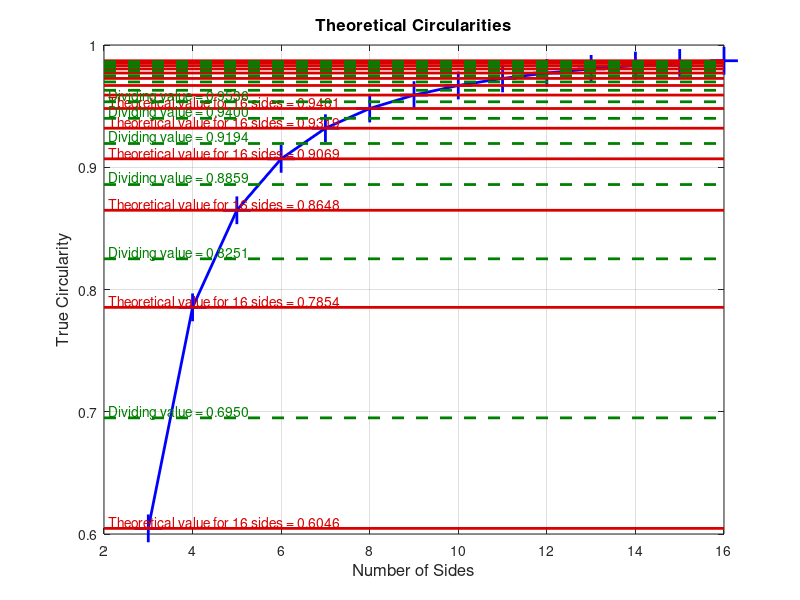

Reproduce this figure in MATLAB.
function Traffic_sign_detection_and_recognition
	clc; % Clear the command window.
	close all; % Close all figures (except those of imtool.)
    clear all;
    shape_recognition();

    
function shape_recognition
try
	workspace; % Make sure the workspace panel is showing.
	fontSize = 12;

	% For reference, compute the theoretical circularity of a bunch of regular polygons
	% with different number of sides starting with 3 (triangle).
	dividingValues = PlotTheoreticalCircularity;
	
	% Make the last dividing value infinity because any circularity from .99999 up to inifinity should be a circle.
	% and sometimes you have a circularity more than 1 due to quantization errors.
	dividingValues(end) = inf;
	
	% Now create a demo image.
	[originalImage, binaryImage] = ImportImage;

	% Count the number of shapes
	[~, numShapes] = bwlabel(binaryImage);
	
	% Display the image.
    figure;
	subplot(1, 2, 1);
	imshow(binaryImage);
	caption = sprintf('Image with %d Shapes', numShapes);
	title(caption, 'FontSize', fontSize);
	hold on; % So that text labels won't blow away the image.
	
	% Set up figure properties:
	% Enlarge figure to full screen.
	%set(gcf, 'Units', 'Normalized', 'OuterPosition', [0 0 0.5 1]);
	% Get rid of tool bar and pulldown menus that are along top of figure.
	%set(gcf, 'Toolbar', 'none', 'Menu', 'none');
	% Give a name to the title bar.
	set(gcf, 'Name', 'Shapes', 'NumberTitle', 'Off')
	drawnow; % Make it display immediately.
	
	[labeledImage, numberOfObjects] = bwlabel(binaryImage);

    % labeledImage is an integer-valued image where all pixels in the blobs have values of 1, or 2, or 3, or ... etc.
    subplot(1, 2, 1);
    imshow(labeledImage, []);  % Show the labeled binary image.
    title('Labeled Image, from bwlabel()', 'FontSize', fontSize);
    drawnow;
    % Assign each blob a different color to visually show the user the distinct blobs.
    coloredLabels = label2rgb (labeledImage, 'hsv', 'k', 'shuffle'); % pseudo random color labels
    % coloredLabels is an RGB image.  We could have applied a colormap instead (but only with R2014b and later)
    subplot(1, 2, 1);
    imshow(coloredLabels);
    axis image; % Make sure image is not artificially stretched because of screen's aspect ratio.
    caption = sprintf('Pseudo colored labels, from label2rgb().');
    title(caption, 'FontSize', fontSize);

	blobMeasurements = regionprops(labeledImage, 'Perimeter', 'Area', 'Centroid', 'Image', 'BoundingBox');

	
	% Compute the number of vertices by looking at the number of peaks in a plot of distance from centroid.
	numSidesDistance = FindNumberOfVertices(blobMeasurements, labeledImage);
	
	% Get all the measurements into single arrays for convenience.
	allAreas = [blobMeasurements.Area];
	allPerimeters = [blobMeasurements.Perimeter];	
    circularities = 4 * pi * allAreas./allPerimeters.^2;
   


% 	% Sort in order of increasing circularity
% 	[sortedCircularities, sortOrder] = sort(circularities, 'Ascend');
% 	% Sort all the measurements in the same way.
% 	blobMeasurements = blobMeasurements(sortOrder);
% 	allAreas = allAreas(sortOrder);
% 	allPerimeters = allPerimeters(sortOrder);
% 	numSidesDistance = numSidesDistance(sortOrder);

%     %------------------------------------------------------------------------------------------------------------------------------------------------------
%     % Get centroids into an N -by-2 array directly from props,
%     % rather than accessing them as a field of the props strcuture array.
%     % We can get the centroids of ALL the blobs into 2 arrays,
%     % one for the centroid x values and one for the centroid y values.
%     allBlobCentroids = vertcat(blobMeasurements.Centroid);		% A 10 row by 2 column array of (x,y) centroid coordinates.
%     centroidsX = allBlobCentroids(:, 1);			% Extract out the centroid x values into their own vector.
%     centroidsY = allBlobCentroids(:, 2);			% Extract out the centroid y values into their own vector.
%     % Put the labels on the rgb labeled image also.
%     subplot(1, 2, 1);
%     for n = 1 : numberOfObjects           % Loop through all blobs.
% 	    % Place the blob label number at the centroid of the blob.
% 	    text(centroidsX(n), centroidsY(n)+10, num2str(n), 'FontSize', 14, 'FontWeight', 'Bold', 'HorizontalAlignment', 'center', 'VerticalAlignment', 'middle');
%     end
%     %------------------------------------------------------------------------------------------------------------------------------------------------------

	
	% Plot a bar chart of the circularities.
	subplot(1, 2, 2);
	bar(circularities);
	ylim([0.55, 1.1]);
	grid on;
	title('Actual Measured Circularities', 'FontSize', fontSize);
	
% 	% Let's compute areas a different way.  The "Area" returned by regionprops is a count of the number of pixels.
% 	% This sometimes overestimates the area.  Let's use bwarea, which computes the area on a
% 	% pixel-center to pixel center basis.
% 	for k = 1 : numberOfObjects
% 		thisBlob = blobMeasurements(k).Image;
% 		allBwAreas(k) = bwarea(thisBlob);
% 	end
% 	bwCircularities = (4 * pi *  allBwAreas) ./ allPerimeters.^2
% 	sortedCircularities = bwCircularities
	
% 	% Put up red horizontal lines at the dividing values
% 	hold on;
% 	xl = xlim();
% 	for k = 1 : length(numSidesCircularity)-1
% 		thisSideLength = numSidesCircularity(k);
% 		thisDividingValue = dividingValues(thisSideLength);
% 		line(xl, [thisDividingValue, thisDividingValue], 'Color', 'r');
% 		% For the first 6, print the dividing value at the left just above the line.
% 		% After 6 it would get too crowded
% 		if k <= 6
% 			theLabel = sprintf('Dividing value = %.4f', thisDividingValue);
% 			text(xl(1)+0.1, thisDividingValue + 0.005, theLabel, 'Color', 'r');
% 		end
% 	end
	
	% Explain why the labels may not be accurate.
	message = sprintf('\nBefore we start classifying the shapes,\nnote that the circularity may deviate from the theoretical circularity\ndepending on the size, rotation, and the algorithm\nused to compute area and perimeter.');
	fprintf('%s\n', message);
	uiwait(helpdlg(message));
	
	% Say the possible shape they are, one by one.
	subplot(1, 2, 1);
	for blobNumber = 1 : numberOfObjects
		%==============================================================
		% Determine the number of sizes according to the circularity
		% Get the circularity of this specific blob.
		thisCircularity = circularities(blobNumber);
		% See which theoretical dividing value it's less than.
		% This will determine the number of sides it has.
		numSidesCircularity = find(thisCircularity < dividingValues, 1, 'first');
		% Assign a string naming the shape according to the distance algorithm.
		if numSidesCircularity == 3
			% Blob has 3 sides.
			theShapeCirc = 'triangle';
		elseif numSidesCircularity == 4
			% Blob has 4 sides.
			theShapeCirc = 'square';
% 		elseif numSidesCircularity == 5
% 			% Blob has 5 sides.
% 			theShapeCirc = 'pentagon';
% 		elseif numSidesCircularity == 6
% 			% Blob has 6 sides.
% 			theShapeCirc = 'hexagon';
        elseif numSidesCircularity == 8
            %Blob has 8 sides.
			theShapeCirc = 'octagon';
        else% numSidesCircularity > 8
			% Blob has 9 or more sides.
			theShapeCirc = 'nearly circular';
%         else
%             % Blob is not a specific shape.
% 			theShapeCirc = 'not a shape';
		end		
		
		%==============================================================
		% Determine the number of sizes according to the centroid-to-perimeter algorithm
		% Classify the shape by the centroid-to-perimeter algorithm which seems to be more accurate than the circularity algorithm.
		numSidesDist = numSidesDistance(blobNumber);
		% Assign a string naming the shape according to the distance algorithm.
		if numSidesDist == 3
			% Blob has 3 sides.
			theShapeDistance = 'triangle';
		elseif numSidesDist == 4
			% Blob has 4 sides.
			theShapeDistance = 'square';
% 		elseif numSidesDist == 5
% 			% Blob has 5 sides.
% 			theShapeDistance = 'pentagon';
% 		elseif numSidesDist == 6
% 			% Blob has 6 sides.
% 			theShapeDistance = 'hexagon';
        elseif numSidesDist == 8
            %Blob has 8 sides.
			theShapeDistance = 'octagon';
        else %numSidesDist > 8
			% Blob has 9 or more sides.
			theShapeDistance = 'nearly circular';
%         else
%             % Blob is not a specific shape.
% 			theShapeDistance = 'not a shape';
		end		
		
		% Place a label on the shape
		xCentroid = blobMeasurements(blobNumber).Centroid(1);
		yCentroid = blobMeasurements(blobNumber).Centroid(2);
		blobLabel = sprintf('#%d = %s', blobNumber, theShapeDistance);
		plot(xCentroid, yCentroid, 'w+', 'LineWidth', 2, 'MarkerSize', 15);
		text(xCentroid+20, yCentroid, blobLabel, 'FontSize', fontSize, 'Color', 'w', 'FontWeight', 'Bold');

		% Inform the user what the circularity and shape are.
		distanceMessage = sprintf('The centroid-to-perimeter algorithm predicts shape #%d has %d sides, so it predicts the shape is a %s', blobNumber, numSidesDistance(blobNumber), theShapeDistance);
		circMessage = sprintf('The circularity of object #%d is %.3f, so the circularity algorithm predicts the object is a %s shape.\nIt is estimated to have %d sides.\n(Range for %s is [%.4f - %.4f].)',...
			blobNumber, thisCircularity, theShapeCirc, numSidesCircularity, ...
			theShapeDistance, dividingValues(numSidesCircularity - 1), dividingValues(numSidesCircularity));
		% See if the number of sides determined each way agrees with each other.
		if numSidesDistance(blobNumber) == numSidesCircularity
			agreementMessage = sprintf('For blob #%d, the two algorithms agree on %d sides.', blobNumber, numSidesCircularity);
		else
			agreementMessage = sprintf('For blob #%d there is disagreement.', blobNumber);
		end
		% Combine all messages into one.
		promptMessage = sprintf('%s\n\n%s\n\n%s', distanceMessage, circMessage, agreementMessage);
		fprintf('%s\n', promptMessage);
		
		% Give user an opportunity to bail out if they want to.
		titleBarCaption = 'Continue?';
		button = questdlg(promptMessage, titleBarCaption, 'Continue', 'Quit', 'Continue');
		if strcmpi(button, 'Quit')
			return;
		end
    end

    % Crop each ROI out to a separate sub-image on a new figure.
    message = sprintf('Would you like to crop out each ROI to individual images?');
    reply = questdlg(message, 'Extract Individual Images?', 'Yes', 'No', 'Yes');
    % Note: reply will = '' for Upper right X, 'Yes' for Yes, and 'No' for No.
    if strcmpi(reply, 'Yes')

        figure;
	    caption = sprintf('Image with %d Shapes', numShapes);
	    title(caption, 'FontSize', fontSize);
	    hold on; % So that text labels won't blow away the image.
	    
	    % Set up figure properties:
	    % Enlarge figure to full screen.
	    %set(gcf, 'Units', 'Normalized', 'OuterPosition', [0 0 0.5 1]);
	    % Get rid of tool bar and pulldown menus that are along top of figure.
	    %set(gcf, 'Toolbar', 'none', 'Menu', 'none');
	    % Give a name to the title bar.
	    set(gcf, 'Name', 'Possible Traffic Signs', 'NumberTitle', 'Off')
	    %drawnow; % Make it display immediately.
    
    
    % 	    % Maximize the figure window.
    % 	    hFig2 = figure;	% Create a new figure window.
    % 	    hFig2.Units = 'normalized';
    % 	    %hFig2.WindowState = 'maximized'; % Go to full screen.
    % 	    hFig2.NumberTitle = 'off'; % Get rid of "Figure 1"
    % 	    hFig2.Name = 'Possible Traffic Signs'; % Put this into title bar.
	    
        for k = 1 : numberOfObjects		% Loop through all blobs.
		    % Find the bounding box of each blob.
		    thisBlobsBoundingBox = blobMeasurements(k).BoundingBox;  % Get list of pixels in current blob.
		    % Extract out this coin into it's own image.
		    subImage = imcrop(originalImage, thisBlobsBoundingBox);
            target_images{k}=subImage;
		    subplot(3, 4, k);
		    imshow(target_images{k});
            title(k);
        end

        template_images_struct = load('Images/template_images.mat');
        template_images = template_images_struct.template_images;
        figure;
	    caption = sprintf('Image with %d Shapes', numShapes);
	    title(caption, 'FontSize', fontSize);
	    hold on; % So that text labels won't blow away the image.
	    
	    % Set up figure properties:
	    % Enlarge figure to full screen.
	    %set(gcf, 'Units', 'Normalized', 'OuterPosition', [0 0 0.5 1]);
	    % Get rid of tool bar and pulldown menus that are along top of figure.
	    %set(gcf, 'Toolbar', 'none', 'Menu', 'none');
	    % Give a name to the title bar.
	    set(gcf, 'Name', 'Recognized Traffic Signs', 'NumberTitle', 'Off');
	    %drawnow; % Make it display immediately.

        for j = 1 : length(target_images)
            % Load the target image and the template image
            target_image = target_images{j};
            target_image = imresize(target_image, [120 120]);

            % Split the target image into its color channels
            target_image_red = target_image(:,:,1);
            target_image_green = target_image(:,:,2);
            target_image_blue = target_image(:,:,3);
            
            A = cell(numel(template_images), 2);
            
            
            % Loop through each image file
            for i = 1:numel(template_images)
            
                % Read in the image file
                filename = template_images(i).name;
                % Use fullfile to create the full file path
                filepath = fullfile('./Traffic_signs', filename);
                template_image = imread(filepath);
                A{i, 1} = string(filename);
                
                
                % Split the template image into its color channels
                template_image_red = template_image(:,:,1);
                template_image_green = template_image(:,:,2);
                template_image_blue = template_image(:,:,3);
                
                % Compute the cross-correlation between the template and the target image for each channel
                c_red = normxcorr2(template_image_red, target_image_red);
                c_green = normxcorr2(template_image_green, target_image_green);
                c_blue = normxcorr2(template_image_blue, target_image_blue);
                
                % Combine the cross-correlation maps from each channel
                c = c_red + c_green + c_blue;
                c = c/3;
                
                % Reshape the images into column vectors
                template_vec = reshape(template_image, [], 1);
                target_vec = reshape(target_image, [], 1);
                
                % Concatenate the column vectors into a matrix
                X = [template_vec, target_vec];
                
                % Convert the matrix to double precision
                X = double(X);
                
                % Normalize the matrix to have zero mean and unit variance
                X = zscore(X);
                
                % Compute the correlation coefficient matrix between the template and the target image
                R = corrcoef(X);
                
                % Extract the correlation coefficient from the matrix
                A{i,2} = R(1,2);
                
%                 figure;
%                 surf(c);
%                 shading flat;
%                 title(filepath);
                
                % Look for locations where the cross-correlation is high
                [max_c, imax] = max(abs(c(:)));
                [ypeak, xpeak] = ind2sub(size(c),imax(1));
                yoffset = ypeak-size(template_image,1);
                xoffset = xpeak-size(template_image,2);
                
                % % Display the cross-correlation map
                % figure;
                % imshow(c, []);
                % title('Cross-Correlation Map');
            end
            
            % Find the maximum value of correlation coefficient matrix
            [max_val, max_idx] = max(cell2mat(A(:,2)));
            if max_val < 0.1
                fprintf('----------------------------------------------------------------\n')
                fprintf('No Sign detected\n');
                filePath = fullfile('./Images/', 'notSign.png');
                imshow(filePath);
                title('No Sign detected');
            else
            
                % Get the position of the maximum value
                [row, col] = ind2sub(size(A), max_idx);
                
                % % Print the maximum value and its position
                fprintf('----------------------------------------------------------------\n')
                fprintf('Maximum value: %d (at position %d)\n', max_val, max_idx);
                fprintf('Possible Traffic Sign: ' + A{row,1} + '\n');
                template_extracted{j} = A{row,1};
    
                % Read in the image file
                fileName = A{row,1};
                % Use fullfile to create the full file path
                filePath = fullfile('./Traffic_signs', fileName);
                subplot(3, 4, j);
                imshow(filePath);
                title(fileName);
            end



        end
    
    end

	uiwait(helpdlg('Done with demo!'));
catch ME
	errorMessage = sprintf('Error in function %s() at line %d.\n\nError Message:\n%s', ...
		ME.stack(1).name, ME.stack(1).line, ME.message);
	fprintf(1, '%s\n', errorMessage);
	uiwait(warndlg(errorMessage));
end

% %----------------------------------------------------------------------------------------------------------------------------------
% % Creates an image with a specified number of circles, triangles, rectangles, and pentagons
% function [binaryImage, numSides] = CreateDemoImage()
% try
% 	rows = 800;
% 	columns = round(rows * 3/4); % 4/3 aspect ratio.
% 	figure;
% 	
% 	% Create an image and add in some triangles at various angles and various sizes.
% 	binaryImage = false(rows, columns);
% 	numShapesToPlace = 3;
% 	for numSides = 3 : 6
% 		shapesPlacedSoFar = 0;
% 		centroidToVertexDistance = [30, 75];
% 		% Define fail-safe parameters.
% 		maxNumberOfAttempts = 50;
% 		numberOfAttempts = 0;
% 		while shapesPlacedSoFar < numShapesToPlace && numberOfAttempts < maxNumberOfAttempts
% 			thisBinaryImage = CreatePolygon(numSides, centroidToVertexDistance, rows, columns);
% 			% Sometimes two polygons will be next to each other but not overlapping.
% 			% However bwlabel() and bwconncomp() would consider those two regions as being the same region.
% 			% To check for and prevent that kind of situation (which happened to me once),
% 			% we need to dilate the binary image by one layer before checking for overlap.
% 			dilatedImage = imdilate(thisBinaryImage, true(9));
% 			% See if any pixels in this binary image overlap any existing pixels.
% 			overlapImage = binaryImage & dilatedImage;
% 			if ~any(overlapImage(:))
% 				% No pixels overlap, so OR in this image.
% 				binaryImage = binaryImage | thisBinaryImage;
% 				shapesPlacedSoFar = shapesPlacedSoFar + 1;
% 			else
% 				fprintf('Skipping attempt %d because of overlap.\n', numberOfAttempts);
% 			end
% 			numberOfAttempts = numberOfAttempts + 1;
% 		end
% 	end
% 	
% 	% Create an image and add in some circles at various angles and various sizes.
% 	numShapesToPlace = 3;
% 	shapesPlacedSoFar = 0;
% 	numSides = 30; % Pretty round
% 	centroidToVertexDistance = [30, 75];
% 	while shapesPlacedSoFar < numShapesToPlace && numberOfAttempts < maxNumberOfAttempts
% 		thisBinaryImage = CreatePolygon(numSides, centroidToVertexDistance, rows, columns);
% 		% See if any pixels in this binary image overlap any existing pixels.
% 		overlapImage = binaryImage & thisBinaryImage;
% 		if ~any(overlapImage(:))
% 			% No pixels overlap, so OR in this image.
% 			binaryImage = binaryImage | thisBinaryImage;
% 			shapesPlacedSoFar = shapesPlacedSoFar + 1;
% 		end
% 		numberOfAttempts = numberOfAttempts + 1;
% 	end
% 	
% 	% Pass back the number of sides we decided to use.
% 	numSides = [3:6, 30];
% catch ME
% 	errorMessage = sprintf('Error in function %s() at line %d.\n\nError Message:\n%s', ...
% 		ME.stack(1).name, ME.stack(1).line, ME.message);
% 	fprintf(1, '%s\n', errorMessage);
% 	uiwait(warndlg(errorMessage));
% end
% 
% %----------------------------------------------------------------------------------------------------------------------------------
% % Create a single polygon with the specified number of sides in a binary image of the specified number of rows and columns.
% % centroidToVertexDistance is the distance from the centroid to each vertex.
% % If centroidToVertexDistance is a length 2 vector, then this indicated the minimum and maximum size range and
% % it will create a random size polygon between the min and max distance.
% function binaryImage = CreatePolygon(numSides, centroidToVertexDistance, rows, columns)
% try
% 	% Get the range for the size from the center to the vertices.
% 	if length(centroidToVertexDistance) > 1
% 		% Random size between a min and max distance.
% 		minDistance = centroidToVertexDistance(1);
% 		maxDistance = centroidToVertexDistance(2);
% 	else
% 		% All the same size.
% 		minDistance = centroidToVertexDistance;
% 		maxDistance = centroidToVertexDistance;
% 	end
% 	thisDistance = (maxDistance - minDistance) * rand(1) + minDistance;
% 	
% 	% Create a polygon around the origin
% 	for v = 1 : numSides
% 		angle = v * 360 / numSides;
% 		x(v) = thisDistance * cosd(angle);
% 		y(v) = thisDistance * sind(angle);
% 	end
% 	% Make last point the same as the first
% 	x(end+1) = x(1);
% 	y(end+1) = y(1);
% 	% 	plot(x, y, 'b*-', 'LineWidth', 2);
% 	% 	grid on;
% 	% 	axis image;
% 	
% 	% Rotate the coordinates by a random angle between 0 and 360
% 	angleToRotate = 360 * rand(1);
% 	rotationMatrix = [cosd(angleToRotate), sind(angleToRotate); -sind(angleToRotate), cosd(angleToRotate)];
% 	% Do the actual rotation
% 	xy = [x', y']; % Make a numSides*2 matrix;
% 	xyRotated = xy * rotationMatrix; % A numSides*2 matrix times a 2*2 = a numSides*2 matrix.
% 	x = xyRotated(:, 1); % Extract out the x as a numSides*2 matrix.
% 	y = xyRotated(:, 2); % Extract out the y as a numSides*2 matrix.
% 	
% 	% Get a random center location between centroidToVertexDistance and (columns - centroidToVertexDistance).
% 	% This will ensure it's always in the image.
% 	xCenter = thisDistance + (columns - 2 * thisDistance) * rand(1);
% 	% Get a random center location between centroidToVertexDistance and (rows - centroidToVertexDistance).
% 	% This will ensure it's always in the image.
% 	yCenter = thisDistance + (rows - 2 * thisDistance) * rand(1);
% 	% Translate the image so that the center is at (xCenter, yCenter) rather than at (0,0).
% 	x = x + xCenter;
% 	y = y + yCenter;
% 	binaryImage = poly2mask(x, y, rows, columns);
% catch ME
% 	errorMessage = sprintf('Error in function %s() at line %d.\n\nError Message:\n%s', ...
% 		ME.stack(1).name, ME.stack(1).line, ME.message);
% 	fprintf(1, '%s\n', errorMessage);
% 	uiwait(warndlg(errorMessage));
% end

%----------------------------------------------------------------------------------------------------------------------------------
% https://en.wikipedia.org/wiki/Regular_polygon
% Which says A = (1/4) * n * s^2 * cot(pi/n)
function circularity = ComputeTheoreticalCircularity(numSides)
try
	sideLength = 1;
	perimeter = numSides * sideLength;
	area = (1/4) * numSides * sideLength^2 / tan(pi / numSides);
	circularity = (4 * pi * area) / perimeter ^2;
catch ME
	errorMessage = sprintf('Error in function %s() at line %d.\n\nError Message:\n%s', ...
		ME.stack(1).name, ME.stack(1).line, ME.message);
	fprintf(1, '%s\n', errorMessage);
	uiwait(warndlg(errorMessage));
end

%----------------------------------------------------------------------------------------------------------------------------------
% Makes a figure with the theoretical circularity for a bunch of different number of sides plotted.
function dividingValues = PlotTheoreticalCircularity()
try
    figure;
	dividingValues = []; % Initialize
	fontSize = 12;
	% For reference, compute the theoretical circularity of a bunch of regular polygons with different number of sides.
	fprintf('Number of Sides     Theoretical Circularity\n');
	% Define an array with the number of sides we want to compute the circularity for.
	numSides = 3 : 16;
	for k = 1 : length(numSides)
		thisSideLength = numSides(k);
		% Compute the theoretically perfect circularity, if the polygons were perfect instead of digitized.
		circularity(k) = ComputeTheoreticalCircularity(thisSideLength);
	end
	% Plot the theoretical circularities on the curve with a cross.
	plot(numSides, circularity, 'b+-', 'LineWidth', 2, 'MarkerSize', 20);
	grid on;
	hold on;
	xl = xlim(); % Get left and right x coordinates of the graph.
	% Plot theoretical lines in dark red.
	darkRed = [0.85, 0, 0];
	for k = 1 : length(numSides)
		% Make theoretical line on the plot in a magenta color.
		line(xl, [circularity(k), circularity(k)], 'Color', darkRed, 'LineWidth', 2);
		fprintf('     %d                  %f\n', thisSideLength, circularity(k));
		if k < 7 % Only print text if it's not too crowded and close together.
			% Make text with the true value
			message = sprintf('Theoretical value for %d sides = %.4f', thisSideLength, circularity(k));
			text(xl(1)+0.1, circularity(k) + 0.005, message, 'Color', darkRed);
		end
	end
	
	% Set up figure properties:
	% Enlarge figure to full screen.
	%set(gcf, 'Units', 'Normalized', 'OuterPosition', [0 0 1 1]);
	% Get rid of tool bar and pulldown menus that are along top of figure.
	%set(gcf, 'Toolbar', 'none', 'Menu', 'none');
	% Give a name to the title bar.
	set(gcf, 'Name', 'Theoretical Circularities', 'NumberTitle', 'Off')
	drawnow; % Make it display immediately.
	
	title('Theoretical Circularities', 'FontSize', fontSize, 'Interpreter', 'None');
	xlabel('Number of Sides', 'FontSize', fontSize);
	ylabel('True Circularity', 'FontSize', fontSize);
	
	% Get the midpoint between one circularity and the one for the next higher number of sides.
	dividingValues = conv(circularity, [1, 1]/2, 'valid');
	% Prepend two zeros so that we can use this array as a lookup table where we pass in
	% the number of sides as an index and it tells us the dividing value between
	% that number of sides and one more than that.
	% For example, right now dividingValues(1) gives us the dividing value between 3 and 4
	% and dividingValues(3) gives us the dividing value between 5 and 6 (instead of between 3 and 4).
	dividingValues = [0, 0, dividingValues];
	% Now dividingValues(3) will give us the dividing value between 3 and 4.
	
	% Put up red horizontal lines at the dividing values
	hold on;
	xl = xlim();
	darkGreen = [0, 0.5, 0];
	for k = 1 : length(numSides)-1
		thisSideLength = numSides(k);
		thisDividingValue = dividingValues(thisSideLength);
		h = line(xl, [thisDividingValue, thisDividingValue], 'Color', darkGreen, 'LineWidth', 2, 'LineStyle', '--');
		% 		h.LineStyle = '--';
		% For the first 6, print the dividing value at the left just above the line.
		% After 6 it would get too crowded
		if k <= 6
			theLabel = sprintf('Dividing value = %.4f', thisDividingValue);
			text(xl(1)+0.1, thisDividingValue + 0.005, theLabel, 'Color', darkGreen);
		end
	end
	
catch ME
	errorMessage = sprintf('Error in function %s() at line %d.\n\nError Message:\n%s', ...
		ME.stack(1).name, ME.stack(1).line, ME.message);
	fprintf(1, '%s\n', errorMessage);
	uiwait(warndlg(errorMessage));
end

% Now compute the number of vertices by looking at the number of peaks in a plot of distance from centroid.
function numVertices = FindNumberOfVertices(blobMeasurements, labeledImage)
try

    % load the normalized signatures from a file
    loaded_signatures = load('Shape_signatures.mat');
    loaded_signatures = loaded_signatures.Shape_signatures;

	numVertices = 0; % Initialize.
	% Get the number of blobs in the image.
	numRegions = length(blobMeasurements);
	hFig = figure;
	promptUser = true; % Let user see the curves.
	
	% For each blob, get its boundaries and find the distance from the centroid to each boundary point.
	for k = 1 : numRegions
		% Extract just this blob alone.
		thisBlob = ismember(labeledImage, k) > 0;

		% Find the boundaries
		thisBoundary = bwboundaries(thisBlob);
		thisBoundary = cell2mat(thisBoundary); % Convert from cell to double.
		% Get x and y
		x = thisBoundary(:, 2);
		y = thisBoundary(:, 1);
		% Get the centroid
		xCenter = blobMeasurements(k).Centroid(1);
		yCenter = blobMeasurements(k).Centroid(2);
        
        %Find the index of closest point to the upper right corner of the region
        [~,indx] = min(sqrt((y - size(thisBlob,2)).^2 + (x - size(thisBlob,1)).^2));
		% Compute distances

		distances = sqrt((x - xCenter).^2 + (y - yCenter).^2);
        distances = distances / max(distances);

        %resize to a vector of N=100 elements
        distances = imresize(distances, [100 1]);
        %distances = smoothdata(distances, 'movmean',2);

        D(4) = zeros;
        for c = 1 : 4
            for z = 1 : 100
                %D(z ,c) = distances(z) - loaded_signatures(z,c); 
                D(c) = D(c) + abs(distances(z) - loaded_signatures(z,c));
            end
        end

        if promptUser % Let user see the image and the curves.

			cla;
            subplot(1, 2, 1);
			imshow(thisBlob);
            hold on;
            plot(blobMeasurements(k).Centroid(1),blobMeasurements(k).Centroid(2),'bx');
            plot(x(indx),y(indx), 'ro');

			% Plot the distances.
            subplot(1, 2, 2);
			plot(distances, 'b-', 'LineWidth', 3);
			grid on;
			message = sprintf('Centroid to perimeter distances for shape #%d', k);
			title(message, 'FontSize', 12);
			% Scale y axis
			yl = ylim();
			ylim([0, yl(2)]); % Set lower limit to 0.
		end
		
		% Find the range of the peaks
		peakRange = max(distances) - min(distances);
		minPeakHeight = 0.1 * peakRange;
		% Find the peaks
		[peakValues, peakIndexes] = findpeaks(distances, 'MinPeakProminence', minPeakHeight);
		% Find the valleys.
		[valleyValues, valleyIndexes] = findpeaks(-distances, 'MinPeakProminence', minPeakHeight);
		numVertices(k) = max([length(peakValues), length(valleyValues)]);
		% Circles seem to have a ton of peaks due to the very small range and quanitization of the image.
		% If the number of peaks is more than 10, make it zero to indicate a circle.
		if numVertices(k) > 10
			numVertices(k) = 0;
		end
		
		if promptUser % Let user see the curves.
			% Plot the peaks.
			hold on;
			plot(peakIndexes, distances(peakIndexes), 'r^', 'MarkerSize', 5, 'LineWidth', 2);
			
			% Plot the valleys.
			hold on;
			plot(valleyIndexes, distances(valleyIndexes), 'rv', 'MarkerSize', 5, 'LineWidth', 2);
			
			message = sprintf('Centroid to perimeter distances for shape #%d.  Found %d peaks.', k, numVertices(k));
			title(message, 'FontSize', 10);
			
			% The figure un-maximizes each time when we call cla, so let's maximize it again.
			% Set up figure properties:
			% Enlarge figure to full screen.
			set(gcf, 'Units', 'Normalized', 'OuterPosition', [0 0 0.5 1]);
			% Get rid of tool bar and pulldown menus that are along top of figure.
			%set(gcf, 'Toolbar', 'none', 'Menu', 'none');
			% Give a name to the title bar.
			set(gcf, 'Name', 'Shape Signature', 'NumberTitle', 'Off')
			
			% Let user see this shape's distances plotted before continuing.
			promptMessage = sprintf('Do you want to Continue processing,\nor Cancel processing?');
			titleBarCaption = 'Continue?';
			button = questdlg(promptMessage, titleBarCaption, 'Continue', 'Cancel', 'Continue');
			if strcmpi(button, 'Cancel')
				promptUser = false;
			end
		end
	end
	close(hFig);
catch ME
	errorMessage = sprintf('Error in function %s() at line %d.\n\nError Message:\n%s', ...
		ME.stack(1).name, ME.stack(1).line, ME.message);
	fprintf(1, '%s\n', errorMessage);
	uiwait(warndlg(errorMessage));
end




function [originalImage, binaryImage] = ImportImage()
try
    img = imread('./Images/img218.jpg');
    %img = imsharpen(img,'Radius',2,'Amount',0.8);
    
    % Get the size of the initial image in pixels
    [height, width, ~] = size(img);
    fprintf('\nOriginal Height: %d\t and Width: %d\t\n', height, width);


    % Preserve the aspect ratio and set the height to 400 pixels
    img = imresize(img, [400 NaN]);

    % Get the size of the image in pixels after resize
    [height, width, ~] = size(img);
    fprintf('\nResized Height: %d\t and Width: %d\t\n', height, width);

    originalImage = img;

    figure;
    subplot(3, 3, 1);
    imshow(img);
    title('Original Image');
    
    img_gray=rgb2gray(img);
    
    edging=edge(img_gray, 'log', 0.001);
    edgeFiltered = bwareaopen(edging, 40);
    edgeFilled = imfill(edgeFiltered,"holes");
    
    subplot(3, 3, 2);
    imshow(edgeFiltered);
    title('Edge Detection (cleared image)');
    
    subplot(3, 3, 3);
    imshow(edgeFilled);
    title('Edge Detection (with imfill)');
    
    red = createMaskRed(img);
    blue = createMaskBlue(img);
    % yellow = createMaskYellow(img);
    %imshow(yellow);
    
    %imshow( yellow | red | blue);
    
    BWimg = (red | blue);
    
    BWcleanedbuttom = bwareaopen(BWimg, 150); 
    BWcleanedtop = bwareaopen(BWimg, 60000);
    BWcleaned = imsubtract(BWcleanedbuttom, BWcleanedtop);
    BWFilled = imfill(BWcleaned,"holes");
    

    subplot(3, 3, 5);
    imshow(BWcleaned);
    title('Color Mask (cleared image)');
    
    subplot(3, 3, 6);
    imshow(BWFilled);
    title('Color Mask (with imfill)');
    
    % Union and Intersection of filled images
    union = (BWFilled | edgeFilled);
    intersection = (BWFilled & edgeFilled);
    intersectionFiltered = bwareaopen(double(intersection), 200);
    
    
    %union = imgaussfilt(union, 0.7);
    
    subplot(3, 3, 8);
    imshow(union);
    title('Union');
    
    subplot(3, 3, 9);
    imshow(intersection);
    title('Intersection');
    
    
    smoothed = imgaussfilt(double(intersectionFiltered),1.5);
    
    subplot(3, 3, 7);
    imshow(smoothed);
    title('Smoothed')

    binaryImage = smoothed;
    
    
    % bin = im2bw(img_gray);
    % figure;imshow(bin);
    
    [center,radii] = imfindcircles(smoothed,[30,150],'ObjectPolarity','bright','Sensitivity',0.85,'Method','PhaseCode');
    h = viscircles(center,radii);
    
    delete(h);
    viscircles(center,radii);
    
    %  s = regionprops(bin_fill,'centroid');
    %  centroids = cat(1,s.Centroid);
    %  imshow(bincleaned)
    %  hold on
    %  plot(centroids(:,1),centroids(:,2),'b*')
    %  hold off
    
    
    [B,L] = bwboundaries(smoothed,'noholes'); % computes the exterior boundaries of objects in img L


    subplot(3, 3, 4);
    imshow(label2rgb(L, @jet, [.5 .5 .5])); % display the boundaries in image
    title('Boundaries')
    
    hold on
    for k = 1:length(B)
        boundary = B{k}; 
        plot(boundary(:,2), boundary(:,1), 'w', 'LineWidth', 2)
    end
    
    % the roundness of an object is evaluated with metric=4*pi*area/perimeter^2
    stats = regionprops(L,'Area','Centroid');  %computes the areas (in pixels) and centroids of objects
    threshold=0.87;
    
    % a threshold is defined for roundness of objects
    for k = 1:length(B) 
        % for every boundary
        boundary=B{k};
        per=diff(boundary).^2; perimeter= sum(sqrt(sum(per,2))); %estimate of obj perimeter
        area=stats(k).Area; 
        % compute the area of the object
        metric= 4*pi*area/perimeter^2; % the metric is computed
        metric_str=sprintf('%2.2f',metric); % display the metric
    
        if metric > threshold
            centroid = stats(k).Centroid;
            plot(centroid(1),centroid(2),'ko'); 
        end
    
        text(boundary(1,2)-35,boundary(1,1)+13,metric_str,'Color', 'g',...
        'FontSize',14,'FontWeight','bold');    % label the objects with corresponding metric
    end
catch ME
	errorMessage = sprintf('Error in function %s() at line %d.\n\nError Message:\n%s', ...
		ME.stack(1).name, ME.stack(1).line, ME.message);
	fprintf(1, '%s\n', errorMessage);
	uiwait(warndlg(errorMessage));
end


function [BW,maskedRGBImage] = createMaskRed(RGB)
    %createMask  Threshold RGB image using auto-generated code from colorThresholder app.
    %  [BW,MASKEDRGBIMAGE] = createMask(RGB) thresholds image RGB using
    %  auto-generated code from the colorThresholder app. The colorspace and
    %  range for each channel of the colorspace were set within the app. The
    %  segmentation mask is returned in BW, and a composite of the mask and
    %  original RGB images is returned in maskedRGBImage.
    
    % Auto-generated by colorThresholder app on 02-Jan-2023
    %------------------------------------------------------
    
    
    % Convert RGB image to chosen color space
    I = rgb2hsv(RGB);
    
    % Define thresholds for channel 1 based on histogram settings
    channel1Min = 0.836;
    channel1Max = 0.065;
    
    % Define thresholds for channel 2 based on histogram settings
    channel2Min = 0.300;
    channel2Max = 1.000;
    
    % Define thresholds for channel 3 based on histogram settings
    channel3Min = 0.200;
    channel3Max = 1.000;
    
    % Create mask based on chosen histogram thresholds
    sliderBW = ( (I(:,:,1) >= channel1Min) | (I(:,:,1) <= channel1Max) ) & ...
        (I(:,:,2) >= channel2Min ) & (I(:,:,2) <= channel2Max) & ...
        (I(:,:,3) >= channel3Min ) & (I(:,:,3) <= channel3Max);
    BW = sliderBW;
    
    % Initialize output masked image based on input image.
    maskedRGBImage = RGB;
    
    % Set background pixels where BW is false to zero.
    maskedRGBImage(repmat(~BW,[1 1 3])) = 0;


function [BW,maskedRGBImage] = createMaskBlue(RGB)
    %createMask  Threshold RGB image using auto-generated code from colorThresholder app.
    %  [BW,MASKEDRGBIMAGE] = createMask(RGB) thresholds image RGB using
    %  auto-generated code from the colorThresholder app. The colorspace and
    %  range for each channel of the colorspace were set within the app. The
    %  segmentation mask is returned in BW, and a composite of the mask and
    %  original RGB images is returned in maskedRGBImage.
    
    % Auto-generated by colorThresholder app on 02-Jan-2023
    %------------------------------------------------------
    
    
    % Convert RGB image to chosen color space
    I = rgb2hsv(RGB);
    
    % Define thresholds for channel 1 based on histogram settings
    channel1Min = 0.543;
    channel1Max = 0.743;
    
    % Define thresholds for channel 2 based on histogram settings
    channel2Min = 0.555;
    channel2Max = 1.000;
    
    % Define thresholds for channel 3 based on histogram settings
    channel3Min = 0.350;
    channel3Max = 1.000;
    
    % Create mask based on chosen histogram thresholds
    sliderBW = (I(:,:,1) >= channel1Min ) & (I(:,:,1) <= channel1Max) & ...
        (I(:,:,2) >= channel2Min ) & (I(:,:,2) <= channel2Max) & ...
        (I(:,:,3) >= channel3Min ) & (I(:,:,3) <= channel3Max);
    BW = sliderBW;
    
    % Initialize output masked image based on input image.
    maskedRGBImage = RGB;
    
    % Set background pixels where BW is false to zero.
    maskedRGBImage(repmat(~BW,[1 1 3])) = 0;


